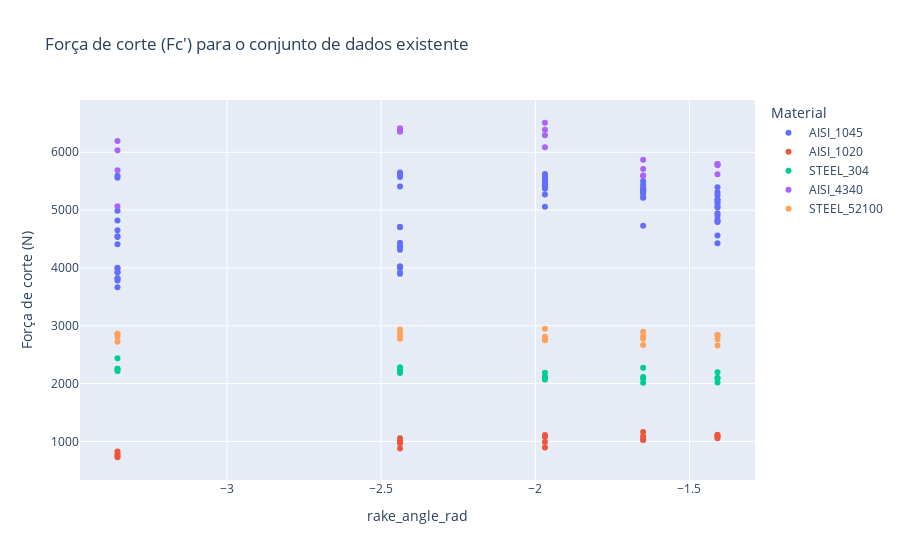

The code cell stored with this chart in its notebook:
### Code cell
degree_to_radian=lambda x: x*np.pi/180
radians_to_degree=lambda x: x*180/np.pi

fig = px.scatter(df_2.assign(rake_angle_rad=df_2["rake_angle"].apply(lambda x: np.log(degree_to_radian(x)))),
                  x="rake_angle_rad",
                    y="expected_cut_force", color='material',
                            labels={
                     "expected_cut_force": "Força de corte (N)",
                     "rake_angle": "ângulo de saída (°)",
                     "material": "Material"
                 },
                title="Força de corte (Fc') para o conjunto de dados existente")
fig.show()

### Figure 1 — Plotly figure (JSON) as saved in the notebook; plotly's stock layout.template omitted (floating-point values rounded to 4 significant figures; data arrays with more than 128 entries replaced by an {"elided": "..."} marker saying what was removed)
{"data": [{"hovertemplate": "Material=AISI_1045<br>rake_angle_rad=%{x}<br>Força de corte (N)=%{y}<extra></extra>", "legendgroup": "AISI_1045", "marker": {"color": "#636efa", "symbol": "circle"}, "mode": "markers", "name": "AISI_1045", "orientation": "v", "showlegend": true, "type": "scatter", "x": {"elided": "144 float values"}, "xaxis": "x", "y": {"elided": "144 float values"}, "yaxis": "y"}, {"hovertemplate": "Material=AISI_1020<br>rake_angle_rad=%{x}<br>Força de corte (N)=%{y}<extra></extra>", "legendgroup": "AISI_1020", "marker": {"color": "#EF553B", "symbol": "circle"}, "mode": "markers", "name": "AISI_1020", "orientation": "v", "showlegend": true, "type": "scatter", "x": [null, null, null, null, -3.355, -2.439, -1.969, -1.65, -1.409, null, null, null, null, -3.355, -2.439, -1.969, -1.65, -1.409, null, null, null, null, -3.355, -2.439, -1.969, -1.65, -1.409, null, null, null, null, -3.355, -2.439, -1.969, -1.65, -1.409], "xaxis": "x", "y": [1014.0, 912.0, 928.1, 915.6, 823.6, 875.4, 1112.0, 1085.0, 1056.0, 1103.0, 1005.0, 953.6, 959.7, 725.5, 966.1, 892.1, 1025.0, 1096.0, 954.8, 924.9, 991.2, 934.5, 783.0, 1006.0, 1075.0, 1164.0, 1090.0, 983.0, 991.3, 969.9, 1046.0, 751.8, 1055.0, 987.7, 1030.0, 1114.0], "yaxis": "y"}, {"hovertemplate": "Material=STEEL_304<br>rake_angle_rad=%{x}<br>Força de corte (N)=%{y}<extra></extra>", "legendgroup": "STEEL_304", "marker": {"color": "#00cc96", "symbol": "circle"}, "mode": "markers", "name": "STEEL_304", "orientation": "v", "showlegend": true, "type": "scatter", "x": [null, null, null, null, -3.355, -2.439, -1.969, -1.65, -1.409, null, null, null, null, -3.355, -2.439, -1.969, -1.65, -1.409, null, null, null, null, -3.355, -2.439, -1.969, -1.65, -1.409, null, null, null, null, -3.355, -2.439, -1.969, -1.65, -1.409], "xaxis": "x", "y": [2162.0, 2057.0, 2069.0, 1999.0, 2215.0, 2282.0, 2072.0, 2273.0, 2098.0, 2001.0, 1958.0, 1993.0, 2297.0, 2439.0, 2183.0, 2108.0, 2112.0, 2195.0, 1908.0, 1991.0, 1971.0, 2031.0, 2257.0, 2239.0, 2112.0, 2015.0, 2098.0, 2032.0, 1966.0, 2175.0, 1808.0, 2251.0, 2246.0, 2188.0, 2085.0, 2020.0], "yaxis": "y"}, {"hovertemplate": "Material=AISI_4340<br>rake_angle_rad=%{x}<br>Força de corte (N)=%{y}<extra></extra>", "legendgroup": "AISI_4340", "marker": {"color": "#ab63fa", "symbol": "circle"}, "mode": "markers", "name": "AISI_4340", "orientation": "v", "showlegend": true, "type": "scatter", "x": [null, null, null, null, -3.355, -2.439, -1.969, -1.65, -1.409, null, null, null, null, -3.355, -2.439, -1.969, -1.65, -1.409, null, null, null, null, -3.355, -2.439, -1.969, -1.65, -1.409, null, null, null, null, -3.355, -2.439, -1.969, -1.65, -1.409], "xaxis": "x", "y": [6233.0, 6088.0, 6138.0, 5540.0, 6033.0, 6366.0, 6294.0, 5595.0, 5796.0, 6396.0, 6211.0, 6085.0, 6409.0, 5688.0, 6387.0, 6390.0, 5869.0, 5619.0, 6224.0, 5378.0, 6385.0, 6227.0, 5067.0, 6417.0, 6086.0, 5597.0, 5776.0, 6277.0, 5922.0, 6457.0, 6273.0, 6196.0, 6354.0, 6511.0, 5709.0, 5798.0], "yaxis": "y"}, {"hovertemplate": "Material=STEEL_52100<br>rake_angle_rad=%{x}<br>Força de corte (N)=%{y}<extra></extra>", "legendgroup": "STEEL_52100", "marker": {"color": "#FFA15A", "symbol": "circle"}, "mode": "markers", "name": "STEEL_52100", "orientation": "v", "showlegend": true, "type": "scatter", "x": [null, null, null, null, -3.355, -2.439, -1.969, -1.65, -1.409, null, null, null, null, -3.355, -2.439, -1.969, -1.65, -1.409, null, null, null, null, -3.355, -2.439, -1.969, -1.65, -1.409, null, null, null, null, -3.355, -2.439, -1.969, -1.65, -1.409], "xaxis": "x", "y": [2942.0, 2962.0, 2818.0, 2738.0, 2861.0, 2821.0, 2748.0, 2894.0, 2657.0, 2893.0, 2933.0, 2714.0, 2748.0, 2724.0, 2775.0, 2774.0, 2666.0, 2837.0, 2809.0, 2959.0, 3003.0, 2774.0, 2805.0, 2896.0, 2810.0, 2817.0, 2766.0, 3069.0, 2878.0, 2852.0, 2871.0, 2853.0, 2934.0, 2947.0, 2775.0, 2841.0], "yaxis": "y"}], "layout": {"legend": {"title": {"text": "Material"}, "tracegroupgap": 0}, "title": {"text": "Força de corte (Fc') para o conjunto de dados existente"}, "xaxis": {"anchor": "y", "domain": [0, 1], "title": {"text": "rake_angle_rad"}}, "yaxis": {"anchor": "x", "domain": [0, 1], "title": {"text": "Força de corte (N)"}}}}
